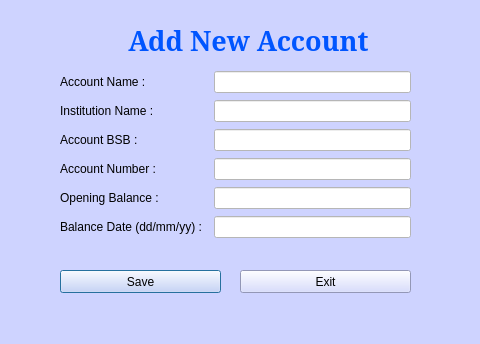
<?xml version="1.0" encoding="UTF-8"?>
<ui version="4.0">
 <class>new_acct_Dialog</class>
 <widget class="QDialog" name="new_acct_Dialog">
  <property name="geometry">
   <rect>
    <x>0</x>
    <y>0</y>
    <width>480</width>
    <height>344</height>
   </rect>
  </property>
  <property name="windowTitle">
   <string>Add New Account</string>
  </property>
  <property name="styleSheet">
   <string notr="true">background-color: rgb(206, 211, 255);</string>
  </property>
  <property name="modal">
   <bool>true</bool>
  </property>
  <widget class="QLabel" name="label">
   <property name="geometry">
    <rect>
     <x>68</x>
     <y>20</y>
     <width>361</width>
     <height>41</height>
    </rect>
   </property>
   <property name="font">
    <font>
     <family>Garamond</family>
     <pointsize>20</pointsize>
     <weight>75</weight>
     <bold>true</bold>
    </font>
   </property>
   <property name="styleSheet">
    <string notr="true">color: rgb(0, 85, 255);</string>
   </property>
   <property name="text">
    <string>Add New Account</string>
   </property>
   <property name="alignment">
    <set>Qt::AlignCenter</set>
   </property>
  </widget>
  <widget class="QPushButton" name="saveButton">
   <property name="geometry">
    <rect>
     <x>60</x>
     <y>270</y>
     <width>161</width>
     <height>23</height>
    </rect>
   </property>
   <property name="text">
    <string>Save</string>
   </property>
  </widget>
  <widget class="QPushButton" name="exitButton">
   <property name="geometry">
    <rect>
     <x>240</x>
     <y>270</y>
     <width>171</width>
     <height>23</height>
    </rect>
   </property>
   <property name="text">
    <string>Exit</string>
   </property>
  </widget>
  <widget class="QWidget" name="layoutWidget">
   <property name="geometry">
    <rect>
     <x>60</x>
     <y>70</y>
     <width>351</width>
     <height>170</height>
    </rect>
   </property>
   <layout class="QGridLayout" name="gridLayout">
    <item row="1" column="0" colspan="2">
     <widget class="QLabel" name="label_7">
      <property name="text">
       <string>Institution Name :</string>
      </property>
     </widget>
    </item>
    <item row="1" column="2">
     <widget class="QLineEdit" name="institution_name_lineEdit">
      <property name="styleSheet">
       <string notr="true">background-color: rgb(255, 255, 255);</string>
      </property>
     </widget>
    </item>
    <item row="2" column="0" colspan="2">
     <widget class="QLabel" name="label_3">
      <property name="text">
       <string>Account BSB :</string>
      </property>
     </widget>
    </item>
    <item row="2" column="2">
     <widget class="QLineEdit" name="acct_bsb_lineEdit">
      <property name="styleSheet">
       <string notr="true">background-color: rgb(255, 255, 255);</string>
      </property>
     </widget>
    </item>
    <item row="3" column="0" colspan="2">
     <widget class="QLabel" name="label_4">
      <property name="text">
       <string>Account Number :</string>
      </property>
     </widget>
    </item>
    <item row="3" column="2">
     <widget class="QLineEdit" name="acct_number_lineEdit">
      <property name="styleSheet">
       <string notr="true">background-color: rgb(255, 255, 255);</string>
      </property>
     </widget>
    </item>
    <item row="4" column="0" colspan="2">
     <widget class="QLabel" name="label_5">
      <property name="text">
       <string>Opening Balance :</string>
      </property>
     </widget>
    </item>
    <item row="4" column="2">
     <widget class="QLineEdit" name="opening_bal_lineEdit">
      <property name="styleSheet">
       <string notr="true">background-color: rgb(255, 255, 255);</string>
      </property>
     </widget>
    </item>
    <item row="5" column="0">
     <widget class="QLabel" name="label_6">
      <property name="text">
       <string>Balance Date (dd/mm/yy) :</string>
      </property>
     </widget>
    </item>
    <item row="5" column="2">
     <widget class="QLineEdit" name="balance_date_lineEdit">
      <property name="styleSheet">
       <string notr="true">background-color: rgb(255, 255, 255);</string>
      </property>
     </widget>
    </item>
    <item row="0" column="2">
     <widget class="QLineEdit" name="acct_name_lineEdit">
      <property name="styleSheet">
       <string notr="true">background-color: rgb(255, 255, 255);</string>
      </property>
     </widget>
    </item>
    <item row="0" column="0" colspan="2">
     <widget class="QLabel" name="label_2">
      <property name="text">
       <string>Account Name :</string>
      </property>
     </widget>
    </item>
   </layout>
  </widget>
 </widget>
 <resources/>
 <connections/>
</ui>
